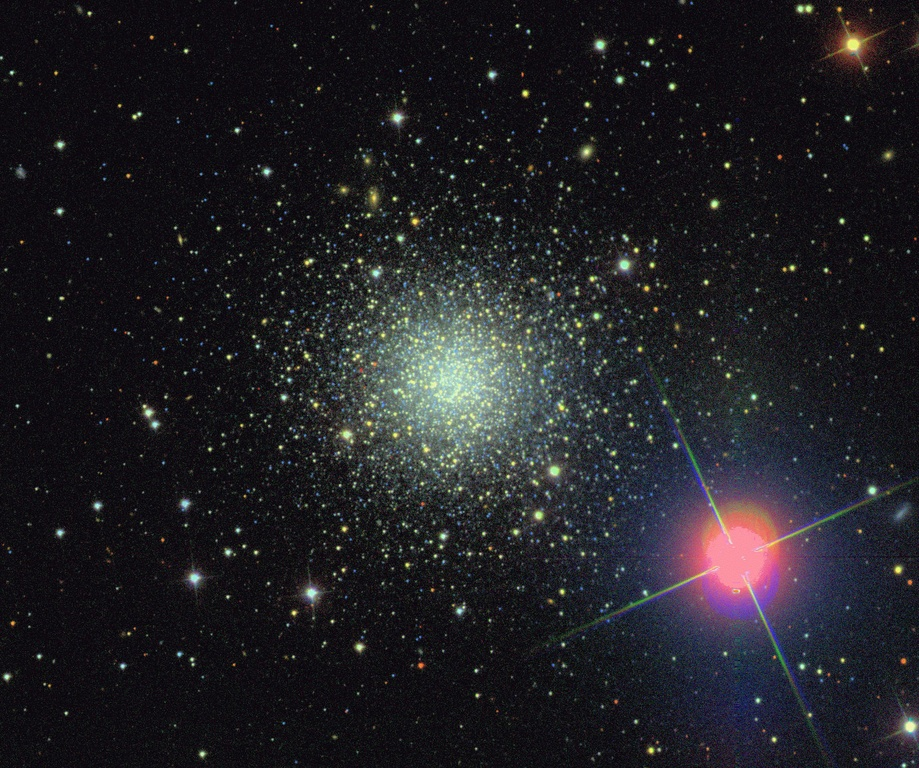
#> input picture test_galaxy.jpg, 919 x 768 px, shrunk from 1633 x 1365 before the run; its folder holds only this picture in this run
$ python -i Flood_Fill.py   (imports and definitions only)
#> lines starting #> are read from the running program, lines starting #| are printed output that depends on the picture
#> further down, picture is the input picture: shape (768, 919, 3); mean B, G, R 36.1, 31.9, 32.7
#
import os
import cv2
import numpy as np

# folder_path= r'D:\galactic_images_raw'
# folder_path=os.path.dirname(os.path.realpath(__file__))
# os.chdir(folder_path)

def flood_fill(o_img):

        img=cv2.GaussianBlur(o_img.copy(),(3,3),0)
        img=img.astype(np.uint8)

        #create a mask where we will never consider values under 6 or is it 6 and under?
        t_value=30
        _, bin_img=cv2.threshold(img, t_value, 255, cv2.THRESH_BINARY)
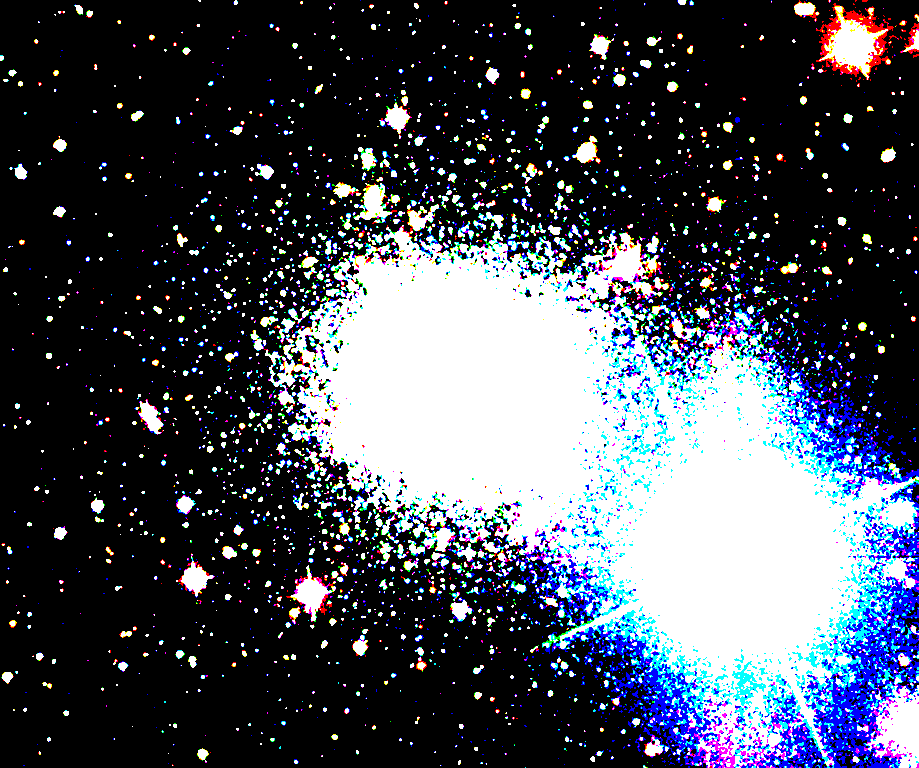
#> bin_img: shape (768, 919, 3); mean B, G, R 86.9, 76.7, 71.9
        # mask = cv2.bitwise_not(bin_img)
        mask = np.zeros_like(bin_img)
        mask = cv2.copyMakeBorder(mask, 1, 1, 1, 1, cv2.BORDER_CONSTANT, value=0)

        # Define the seed point for flood fill (center of the galaxy)
        seed_point = (img.shape[1] // 2, img.shape[0] // 2)
#> seed_point = (459, 384)

        # Flood fill operation
#> (the run stopped early here; a loop or call above may not have finished)
